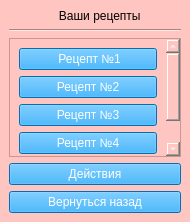
<?xml version="1.0" encoding="UTF-8"?>
<ui version="4.0">
 <class>choose</class>
 <widget class="QMainWindow" name="choose">
  <property name="geometry">
   <rect>
    <x>0</x>
    <y>0</y>
    <width>190</width>
    <height>222</height>
   </rect>
  </property>
  <property name="windowTitle">
   <string>MainWindow</string>
  </property>
  <property name="styleSheet">
   <string notr="true">background-color: rgb(255, 197, 192);
color: rgb(255, 255, 255);</string>
  </property>
  <widget class="QWidget" name="centralwidget">
   <layout class="QVBoxLayout" name="verticalLayout_2">
    <item>
     <widget class="QLabel" name="label">
      <property name="styleSheet">
       <string notr="true">color: rgb(0, 0, 0);</string>
      </property>
      <property name="text">
       <string>               Ваши рецепты</string>
      </property>
     </widget>
    </item>
    <item>
     <widget class="Line" name="line">
      <property name="orientation">
       <enum>Qt::Horizontal</enum>
      </property>
     </widget>
    </item>
    <item>
     <widget class="QScrollArea" name="scrollArea">
      <property name="widgetResizable">
       <bool>true</bool>
      </property>
      <widget class="QWidget" name="scrollAreaWidgetContents_3">
       <property name="geometry">
        <rect>
         <x>0</x>
         <y>0</y>
         <width>153</width>
         <height>157</height>
        </rect>
       </property>
       <layout class="QVBoxLayout" name="verticalLayout_6">
        <item>
         <widget class="QPushButton" name="pushButton">
          <property name="styleSheet">
           <string notr="true">background-color: rgb(0, 156, 255);</string>
          </property>
          <property name="text">
           <string> Рецепт №1</string>
          </property>
         </widget>
        </item>
        <item>
         <widget class="QPushButton" name="pushButton_2">
          <property name="styleSheet">
           <string notr="true">background-color: rgb(0, 156, 255);</string>
          </property>
          <property name="text">
           <string>Рецепт №2</string>
          </property>
         </widget>
        </item>
        <item>
         <widget class="QPushButton" name="pushButton_3">
          <property name="styleSheet">
           <string notr="true">background-color: rgb(0, 156, 255);</string>
          </property>
          <property name="text">
           <string>Рецепт №3</string>
          </property>
         </widget>
        </item>
        <item>
         <widget class="QPushButton" name="pushButton_4">
          <property name="styleSheet">
           <string notr="true">background-color: rgb(0, 156, 255);</string>
          </property>
          <property name="text">
           <string>Рецепт №4</string>
          </property>
         </widget>
        </item>
        <item>
         <widget class="QPushButton" name="pushButton_5">
          <property name="styleSheet">
           <string notr="true">background-color: rgb(0, 156, 255);</string>
          </property>
          <property name="text">
           <string>Рецепт №5</string>
          </property>
         </widget>
        </item>
       </layout>
      </widget>
     </widget>
    </item>
    <item>
     <widget class="QPushButton" name="pushButton_7">
      <property name="styleSheet">
       <string notr="true">background-color: rgb(0, 156, 255);</string>
      </property>
      <property name="text">
       <string>Действия</string>
      </property>
     </widget>
    </item>
    <item>
     <widget class="QPushButton" name="pushButton_6">
      <property name="styleSheet">
       <string notr="true">background-color: rgb(0, 156, 255);</string>
      </property>
      <property name="text">
       <string>Вернуться назад</string>
      </property>
     </widget>
    </item>
   </layout>
  </widget>
 </widget>
 <resources/>
 <connections/>
</ui>
